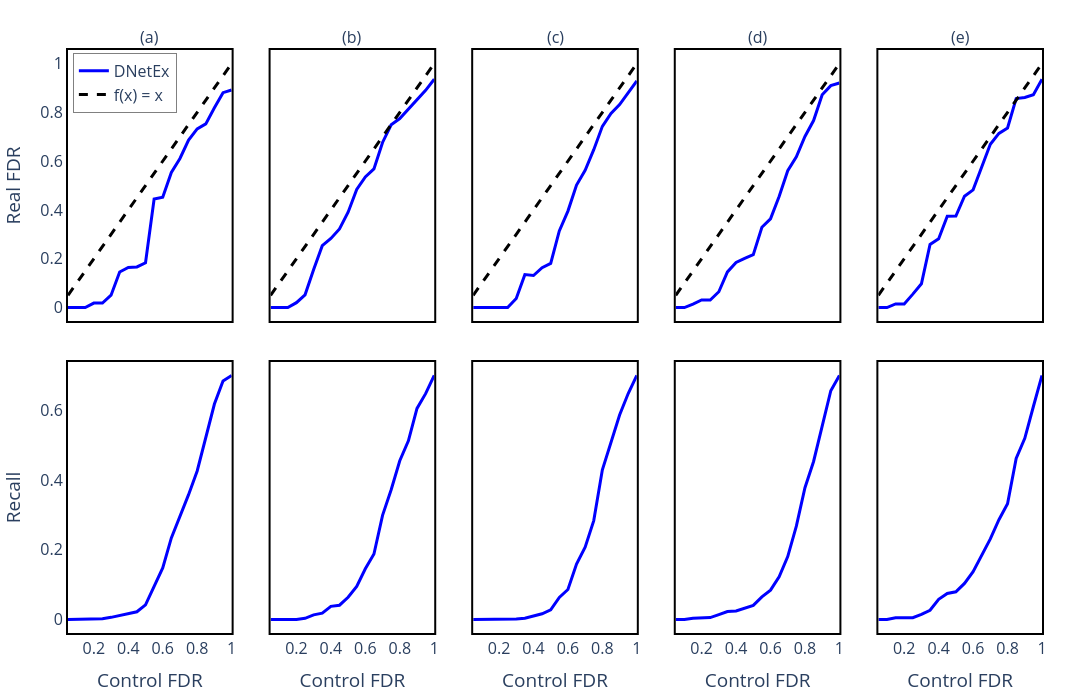

Notebook code for this chart:
### Code cell
import plotly.graph_objects as go
from plotly.subplots import make_subplots

# Create the 4-row, 1-column subplot figure
fig = make_subplots(
    rows=2, cols=5,
    shared_xaxes=False,     
    vertical_spacing=0.07,  
    subplot_titles=["(a)", "(b)", "(c)", "(d)", "(e)"]
)

################################################################################
# Subplot 1 a
################################################################################
run_number = 0

trace2_sub1 = go.Scatter(
    x=runs_qs_list_01[run_number],
    y=runs_fdr_list_01[run_number],
    mode='lines',
    name='DNetEx',
    line=dict(color='blue'),     # <--- Explicit color
    showlegend=True
)

trace3_sub1 = go.Scatter(
    x=[min(runs_qs_list_01[run_number]), max(runs_qs_list_01[run_number])],
    y=[min(runs_qs_list_01[run_number]), max(runs_qs_list_01[run_number])],
    mode='lines',
    name="f(x) = x",
    line=dict(color='black', dash='dash'),  # <--- Explicit color/dash
    showlegend=True
)

fig.add_trace(trace2_sub1, row=1, col=1)
fig.add_trace(trace3_sub1, row=1, col=1)

fig.update_xaxes(
    title_text="", 
    showline=True, linewidth=2, linecolor='black', mirror=True,
    row=1, col=1
)
fig.update_yaxes(
    title_text="Real FDR", 
    showline=True, linewidth=2, linecolor='black', mirror=True,
    row=1, col=1
)

################################################################################
# Subplot 2 b
################################################################################
trace2_sub2 = go.Scatter(
    x=runs_qs_list_03[run_number],
    y=runs_fdr_list_03[run_number],
    mode='lines',
    name='Our Method, p=100',
    line=dict(color='blue'),
    showlegend=False
)

trace3_sub2 = go.Scatter(
    x=[min(runs_qs_list_03[run_number]), max(runs_qs_list_03[run_number])],
    y=[min(runs_qs_list_03[run_number]), max(runs_qs_list_03[run_number])],
    mode='lines',
    name="f(x) = x",
    line=dict(color='black', dash='dash'),
    showlegend=False
)

fig.add_trace(trace2_sub2, row=1, col=2)
fig.add_trace(trace3_sub2, row=1, col=2)

fig.update_xaxes(
    title_text="", 
    showline=True, linewidth=2, linecolor='black', mirror=True,
    row=1, col=2
)
fig.update_yaxes(
    title_text="", 
    showline=True, linewidth=2, linecolor='black', mirror=True,
    row=1, col=2
)
################################################################################
# Subplot 3 c
################################################################################
trace2_sub3 = go.Scatter(
    x=runs_qs_list_05[run_number],
    y=runs_fdr_list_05[run_number],
    mode='lines',
    name='Our Method, p=100',
    line=dict(color='blue'),
    showlegend=False
)

trace3_sub3 = go.Scatter(
    x=[min(runs_qs_list_05[run_number]), max(runs_qs_list_05[run_number])],
    y=[min(runs_qs_list_05[run_number]), max(runs_qs_list_05[run_number])],
    mode='lines',
    name="f(x) = x",
    line=dict(color='black', dash='dash'),
    showlegend=False
)

fig.add_trace(trace2_sub3, row=1, col=3)
fig.add_trace(trace3_sub3, row=1, col=3)

fig.update_xaxes(
    title_text="", 
    showline=True, linewidth=2, linecolor='black', mirror=True,
    row=1, col=3
)
fig.update_yaxes(
    title_text="", 
    showline=True, linewidth=2, linecolor='black', mirror=True,
    row=1, col=3
)

################################################################################
# Subplot 4 d
################################################################################
trace2_sub4 = go.Scatter(
    x=runs_qs_list_07[run_number],
    y=runs_fdr_list_07[run_number],
    mode='lines',
    name='Our Method, p=100',
    line=dict(color='blue'),
    showlegend=False
)

trace3_sub4 = go.Scatter(
    x=[min(runs_qs_list_07[run_number]), max(runs_qs_list_07[run_number])],
    y=[min(runs_qs_list_07[run_number]), max(runs_qs_list_07[run_number])],
    mode='lines',
    name="f(x) = x",
    line=dict(color='black', dash='dash'),
    showlegend=False
)

fig.add_trace(trace2_sub4, row=1, col=4)
fig.add_trace(trace3_sub4, row=1, col=4)

fig.update_xaxes(
    title_text="", 
    showline=True, linewidth=2, linecolor='black', mirror=True,
    row=1, col=4
)
fig.update_yaxes(
    title_text="", 
    showline=True, linewidth=2, linecolor='black', mirror=True,
    row=1, col=4
)

################################################################################
# Subplot 5 e
################################################################################
trace2_sub5 = go.Scatter(
    x=runs_qs_list_09[run_number],
    y=runs_fdr_list_09[run_number],
    mode='lines',
    name='Our Method, p=100',
    line=dict(color='blue'),
    showlegend=False
)

trace3_sub5 = go.Scatter(
    x=[min(runs_qs_list_09[run_number]), max(runs_qs_list_09[run_number])],
    y=[min(runs_qs_list_09[run_number]), max(runs_qs_list_09[run_number])],
    mode='lines',
    name="f(x) = x",
    line=dict(color='black', dash='dash'),
    showlegend=False
)

fig.add_trace(trace2_sub5, row=1, col=5)
fig.add_trace(trace3_sub5, row=1, col=5)

fig.update_xaxes(
    title_text="", 
    showline=True, linewidth=2, linecolor='black', mirror=True,
    row=1, col=5
)
fig.update_yaxes(
    title_text="", 
    showline=True, linewidth=2, linecolor='black', mirror=True,
    row=1, col=5
)



################################################################################
# Subplot 2 1
################################################################################
trace2_sub1 = go.Scatter(
    x=runs_qs_list_01[run_number],
    y=runs_recall_list_01[run_number],
    mode='lines',
    name='Our Method, p=100',
    line=dict(color='blue'),     # <--- Explicit color
    showlegend=False
)

fig.add_trace(trace2_sub1, row=2, col=1)

fig.update_xaxes(
    title_text="Control FDR", 
    showline=True, linewidth=2, linecolor='black', mirror=True,
    row=2, col=1
)
fig.update_yaxes(
    title_text="Recall", 
    showline=True, linewidth=2, linecolor='black', mirror=True,
    row=2, col=1
)


################################################################################
# Subplot 2 2
################################################################################
trace2_sub2 = go.Scatter(
    x=runs_qs_list_03[run_number],
    y=runs_recall_list_03[run_number],
    mode='lines',
    name='Our Method, p=100',
    line=dict(color='blue'),
    showlegend=False
)

fig.add_trace(trace2_sub2, row=2, col=2)

fig.update_xaxes(
    title_text="Control FDR", 
    showline=True, linewidth=2, linecolor='black', mirror=True,
    row=2, col=2
)
fig.update_yaxes(
    title_text="", 
    showline=True, linewidth=2, linecolor='black', mirror=True,
    row=2, col=2
)

################################################################################
# Subplot 2 3
################################################################################
trace2_sub6 = go.Scatter(
    x=runs_qs_list_05[run_number],
    y=runs_recall_list_05[run_number],
    mode='lines',
    name='Our Method, p=100',
    line=dict(color='blue'),
    showlegend=False
)

fig.add_trace(trace2_sub6, row=2, col=3)

fig.update_xaxes(
    title_text="Control FDR", 
    showline=True, linewidth=2, linecolor='black', mirror=True,
    row=2, col=3
)
fig.update_yaxes(
    title_text="", 
    showline=True, linewidth=2, linecolor='black', mirror=True,
    row=2, col=3
)

################################################################################
# Subplot 2 4
################################################################################
trace2_sub4 = go.Scatter(
    x=runs_qs_list_07[run_number],
    y=runs_recall_list_07[run_number],
    mode='lines',
    name='Our Method, p=100',
    line=dict(color='blue'),
    showlegend=False
)

fig.add_trace(trace2_sub4, row=2, col=4)

fig.update_xaxes(
    title_text="Control FDR", 
    showline=True, linewidth=2, linecolor='black', mirror=True,
    row=2, col=4
)
fig.update_yaxes(
    title_text="", 
    showline=True, linewidth=2, linecolor='black', mirror=True,
    row=2, col=4
)
################################################################################
# Subplot 2 5
################################################################################
trace2_sub5 = go.Scatter(
    x=runs_qs_list_09[run_number],
    y=runs_recall_list_09[run_number],
    mode='lines',
    name='Our Method, p=100',
    line=dict(color='blue'),
    showlegend=False
)

fig.add_trace(trace2_sub5, row=2, col=5)

fig.update_xaxes(
    title_text="Control FDR", 
    showline=True, linewidth=2, linecolor='black', mirror=True,
    row=2, col=5
)
fig.update_yaxes(
    title_text="", 
    showline=True, linewidth=2, linecolor='black', mirror=True,
    row=2, col=5
)



################################################################################
# Global Layout (Only Subplot 1's traces appear in the legend)
################################################################################
fig.update_traces(line=dict(width=3))
fig.update_layout(
    xaxis1=dict(tickfont=dict(size=16),showticklabels=False),
    xaxis2=dict(tickfont=dict(size=16),showticklabels=False),
    xaxis3=dict(tickfont=dict(size=16),showticklabels=False),
    xaxis4=dict(tickfont=dict(size=16),showticklabels=False),
    xaxis5=dict(tickfont=dict(size=16),showticklabels=False),
    xaxis6=dict(tickfont=dict(size=16)),
    xaxis7=dict(tickfont=dict(size=16)),
    xaxis8=dict(tickfont=dict(size=16)),
    xaxis9=dict(tickfont=dict(size=16)),
    xaxis10=dict(tickfont=dict(size=16)),
    yaxis1=dict(tickfont=dict(size=16)),
    yaxis2=dict(tickfont=dict(size=16),showticklabels=False),
    yaxis3=dict(tickfont=dict(size=16),showticklabels=False),
    yaxis4=dict(tickfont=dict(size=16),showticklabels=False),
    yaxis5=dict(tickfont=dict(size=16),showticklabels=False),
    yaxis6=dict(tickfont=dict(size=16)),
    yaxis7=dict(tickfont=dict(size=16),showticklabels=False),
    yaxis8=dict(tickfont=dict(size=16),showticklabels=False),
    yaxis9=dict(tickfont=dict(size=16),showticklabels=False),
    yaxis10=dict(tickfont=dict(size=16),showticklabels=False),
    autosize=False,
    width=2000,
    height=700,
    plot_bgcolor='white',
    paper_bgcolor='white',
    margin=dict(l=50, r=50, t=50, b=50),
    showlegend=True,
    legend=dict(
        x=0.005,
        y=0.995,
        xanchor='left',
        yanchor='top',
        bgcolor='white',
        bordercolor='gray',
        borderwidth=1
    ),
    font=dict(size=16)
)

fig.show()

fig.write_image("Results/sample_splitting_sensitivity_analysis.pdf")

### Figure 1 — Plotly figure (JSON) as saved in the notebook; plotly's stock layout.template omitted (floating-point values rounded to 4 significant figures)
{"data": [{"line": {"color": "blue", "width": 3}, "mode": "lines", "name": "DNetEx", "showlegend": true, "type": "scatter", "x": [0.05, 0.1, 0.15, 0.2, 0.25, 0.3, 0.35, 0.4, 0.45, 0.5, 0.55, 0.6, 0.65, 0.7, 0.75, 0.8, 0.85, 0.9, 0.95, 1], "xaxis": "x", "y": [0, 0, 0, 0.01833, 0.01846, 0.0506, 0.1456, 0.1646, 0.1665, 0.1834, 0.4445, 0.4521, 0.5539, 0.6108, 0.6861, 0.7324, 0.7527, 0.819, 0.8808, 0.8916], "yaxis": "y"}, {"line": {"color": "black", "dash": "dash", "width": 3}, "mode": "lines", "name": "f(x) = x", "showlegend": true, "type": "scatter", "x": [0.05, 1], "xaxis": "x", "y": [0.05, 1], "yaxis": "y"}, {"line": {"color": "blue", "width": 3}, "mode": "lines", "name": "Our Method, p=100", "showlegend": false, "type": "scatter", "x": [0.05, 0.1, 0.15, 0.2, 0.25, 0.3, 0.35, 0.4, 0.45, 0.5, 0.55, 0.6, 0.65, 0.7, 0.75, 0.8, 0.85, 0.9, 0.95, 1], "xaxis": "x2", "y": [0, 0, 0, 0.02, 0.052, 0.156, 0.2536, 0.2829, 0.3219, 0.3909, 0.4839, 0.535, 0.5681, 0.6766, 0.7492, 0.7744, 0.8122, 0.8526, 0.8904, 0.9358], "yaxis": "y2"}, {"line": {"color": "black", "dash": "dash", "width": 3}, "mode": "lines", "name": "f(x) = x", "showlegend": false, "type": "scatter", "x": [0.05, 1], "xaxis": "x2", "y": [0.05, 1], "yaxis": "y2"}, {"line": {"color": "blue", "width": 3}, "mode": "lines", "name": "Our Method, p=100", "showlegend": false, "type": "scatter", "x": [0.05, 0.1, 0.15, 0.2, 0.25, 0.3, 0.35, 0.4, 0.45, 0.5, 0.55, 0.6, 0.65, 0.7, 0.75, 0.8, 0.85, 0.9, 0.95, 1], "xaxis": "x3", "y": [0, 0, 0, 0, 0, 0.03714, 0.1349, 0.1313, 0.1633, 0.1811, 0.314, 0.3953, 0.5018, 0.5629, 0.6469, 0.7427, 0.7953, 0.832, 0.8786, 0.9286], "yaxis": "y3"}, {"line": {"color": "black", "dash": "dash", "width": 3}, "mode": "lines", "name": "f(x) = x", "showlegend": false, "type": "scatter", "x": [0.05, 1], "xaxis": "x3", "y": [0.05, 1], "yaxis": "y3"}, {"line": {"color": "blue", "width": 3}, "mode": "lines", "name": "Our Method, p=100", "showlegend": false, "type": "scatter", "x": [0.05, 0.1, 0.15, 0.2, 0.25, 0.3, 0.35, 0.4, 0.45, 0.5, 0.55, 0.6, 0.65, 0.7, 0.75, 0.8, 0.85, 0.9, 0.95, 1], "xaxis": "x4", "y": [0, 0, 0.01429, 0.03095, 0.03095, 0.06472, 0.146, 0.1847, 0.2019, 0.2168, 0.3289, 0.3637, 0.4554, 0.561, 0.6176, 0.7011, 0.7664, 0.8724, 0.9094, 0.9202], "yaxis": "y4"}, {"line": {"color": "black", "dash": "dash", "width": 3}, "mode": "lines", "name": "f(x) = x", "showlegend": false, "type": "scatter", "x": [0.05, 1], "xaxis": "x4", "y": [0.05, 1], "yaxis": "y4"}, {"line": {"color": "blue", "width": 3}, "mode": "lines", "name": "Our Method, p=100", "showlegend": false, "type": "scatter", "x": [0.05, 0.1, 0.15, 0.2, 0.25, 0.3, 0.35, 0.4, 0.45, 0.5, 0.55, 0.6, 0.65, 0.7, 0.75, 0.8, 0.85, 0.9, 0.95, 1], "xaxis": "x5", "y": [0, 0, 0.015, 0.015, 0.055, 0.0975, 0.2583, 0.2818, 0.3738, 0.3748, 0.4563, 0.4824, 0.576, 0.669, 0.7137, 0.7361, 0.8566, 0.861, 0.872, 0.936], "yaxis": "y5"}, {"line": {"color": "black", "dash": "dash", "width": 3}, "mode": "lines", "name": "f(x) = x", "showlegend": false, "type": "scatter", "x": [0.05, 1], "xaxis": "x5", "y": [0.05, 1], "yaxis": "y5"}, {"line": {"color": "blue", "width": 3}, "mode": "lines", "name": "Our Method, p=100", "showlegend": false, "type": "scatter", "x": [0.05, 0.1, 0.15, 0.2, 0.25, 0.3, 0.35, 0.4, 0.45, 0.5, 0.55, 0.6, 0.65, 0.7, 0.75, 0.8, 0.85, 0.9, 0.95, 1], "xaxis": "x6", "y": [0, 0, 0, 0.002, 0.002, 0.006, 0.012, 0.018, 0.022, 0.042, 0.094, 0.148, 0.234, 0.294, 0.358, 0.426, 0.518, 0.618, 0.684, 0.7], "yaxis": "y6"}, {"line": {"color": "blue", "width": 3}, "mode": "lines", "name": "Our Method, p=100", "showlegend": false, "type": "scatter", "x": [0.05, 0.1, 0.15, 0.2, 0.25, 0.3, 0.35, 0.4, 0.45, 0.5, 0.55, 0.6, 0.65, 0.7, 0.75, 0.8, 0.85, 0.9, 0.95, 1], "xaxis": "x7", "y": [0, 0, 0, 0, 0.004, 0.016, 0.022, 0.046, 0.05, 0.078, 0.116, 0.178, 0.23, 0.366, 0.456, 0.558, 0.628, 0.742, 0.794, 0.858], "yaxis": "y7"}, {"line": {"color": "blue", "width": 3}, "mode": "lines", "name": "Our Method, p=100", "showlegend": false, "type": "scatter", "x": [0.05, 0.1, 0.15, 0.2, 0.25, 0.3, 0.35, 0.4, 0.45, 0.5, 0.55, 0.6, 0.65, 0.7, 0.75, 0.8, 0.85, 0.9, 0.95, 1], "xaxis": "x8", "y": [0, 0, 0, 0, 0, 0.002, 0.004, 0.012, 0.02, 0.034, 0.078, 0.106, 0.196, 0.256, 0.35, 0.53, 0.628, 0.724, 0.8, 0.864], "yaxis": "y8"}, {"line": {"color": "blue", "width": 3}, "mode": "lines", "name": "Our Method, p=100", "showlegend": false, "type": "scatter", "x": [0.05, 0.1, 0.15, 0.2, 0.25, 0.3, 0.35, 0.4, 0.45, 0.5, 0.55, 0.6, 0.65, 0.7, 0.75, 0.8, 0.85, 0.9, 0.95, 1], "xaxis": "x9", "y": [0, 0, 0.004, 0.006, 0.006, 0.016, 0.026, 0.028, 0.036, 0.046, 0.074, 0.096, 0.14, 0.206, 0.306, 0.432, 0.518, 0.638, 0.75, 0.8], "yaxis": "y9"}, {"line": {"color": "blue", "width": 3}, "mode": "lines", "name": "Our Method, p=100", "showlegend": false, "type": "scatter", "x": [0.05, 0.1, 0.15, 0.2, 0.25, 0.3, 0.35, 0.4, 0.45, 0.5, 0.55, 0.6, 0.65, 0.7, 0.75, 0.8, 0.85, 0.9, 0.95, 1], "xaxis": "x10", "y": [0, 0, 0.004, 0.004, 0.004, 0.012, 0.022, 0.048, 0.062, 0.066, 0.086, 0.114, 0.154, 0.192, 0.238, 0.276, 0.384, 0.432, 0.508, 0.582], "yaxis": "y10"}], "layout": {"annotations": [{"font": {"size": 16}, "showarrow": false, "text": "(a)", "x": 0.084, "xanchor": "center", "xref": "paper", "y": 1.0, "yanchor": "bottom", "yref": "paper"}, {"font": {"size": 16}, "showarrow": false, "text": "(b)", "x": 0.292, "xanchor": "center", "xref": "paper", "y": 1.0, "yanchor": "bottom", "yref": "paper"}, {"font": {"size": 16}, "showarrow": false, "text": "(c)", "x": 0.5, "xanchor": "center", "xref": "paper", "y": 1.0, "yanchor": "bottom", "yref": "paper"}, {"font": {"size": 16}, "showarrow": false, "text": "(d)", "x": 0.708, "xanchor": "center", "xref": "paper", "y": 1.0, "yanchor": "bottom", "yref": "paper"}, {"font": {"size": 16}, "showarrow": false, "text": "(e)", "x": 0.916, "xanchor": "center", "xref": "paper", "y": 1.0, "yanchor": "bottom", "yref": "paper"}], "autosize": false, "font": {"size": 16}, "height": 700, "legend": {"bgcolor": "white", "bordercolor": "gray", "borderwidth": 1, "x": 0.005, "xanchor": "left", "y": 0.995, "yanchor": "top"}, "margin": {"b": 50, "l": 50, "r": 50, "t": 50}, "paper_bgcolor": "white", "plot_bgcolor": "white", "showlegend": true, "width": 2000, "xaxis": {"anchor": "y", "domain": [0, 0.168], "linecolor": "black", "linewidth": 2, "mirror": true, "showline": true, "showticklabels": false, "tickfont": {"size": 16}, "title": {"text": ""}}, "xaxis10": {"anchor": "y10", "domain": [0.832, 1], "linecolor": "black", "linewidth": 2, "mirror": true, "showline": true, "tickfont": {"size": 16}, "title": {"text": "Control FDR"}}, "xaxis2": {"anchor": "y2", "domain": [0.208, 0.376], "linecolor": "black", "linewidth": 2, "mirror": true, "showline": true, "showticklabels": false, "tickfont": {"size": 16}, "title": {"text": ""}}, "xaxis3": {"anchor": "y3", "domain": [0.416, 0.584], "linecolor": "black", "linewidth": 2, "mirror": true, "showline": true, "showticklabels": false, "tickfont": {"size": 16}, "title": {"text": ""}}, "xaxis4": {"anchor": "y4", "domain": [0.624, 0.792], "linecolor": "black", "linewidth": 2, "mirror": true, "showline": true, "showticklabels": false, "tickfont": {"size": 16}, "title": {"text": ""}}, "xaxis5": {"anchor": "y5", "domain": [0.832, 1], "linecolor": "black", "linewidth": 2, "mirror": true, "showline": true, "showticklabels": false, "tickfont": {"size": 16}, "title": {"text": ""}}, "xaxis6": {"anchor": "y6", "domain": [0, 0.168], "linecolor": "black", "linewidth": 2, "mirror": true, "showline": true, "tickfont": {"size": 16}, "title": {"text": "Control FDR"}}, "xaxis7": {"anchor": "y7", "domain": [0.208, 0.376], "linecolor": "black", "linewidth": 2, "mirror": true, "showline": true, "tickfont": {"size": 16}, "title": {"text": "Control FDR"}}, "xaxis8": {"anchor": "y8", "domain": [0.416, 0.584], "linecolor": "black", "linewidth": 2, "mirror": true, "showline": true, "tickfont": {"size": 16}, "title": {"text": "Control FDR"}}, "xaxis9": {"anchor": "y9", "domain": [0.624, 0.792], "linecolor": "black", "linewidth": 2, "mirror": true, "showline": true, "tickfont": {"size": 16}, "title": {"text": "Control FDR"}}, "yaxis": {"anchor": "x", "domain": [0.535, 1.0], "linecolor": "black", "linewidth": 2, "mirror": true, "showline": true, "tickfont": {"size": 16}, "title": {"text": "Real FDR"}}, "yaxis10": {"anchor": "x10", "domain": [0, 0.465], "linecolor": "black", "linewidth": 2, "mirror": true, "showline": true, "showticklabels": false, "tickfont": {"size": 16}, "title": {"text": ""}}, "yaxis2": {"anchor": "x2", "domain": [0.535, 1.0], "linecolor": "black", "linewidth": 2, "mirror": true, "showline": true, "showticklabels": false, "tickfont": {"size": 16}, "title": {"text": ""}}, "yaxis3": {"anchor": "x3", "domain": [0.535, 1.0], "linecolor": "black", "linewidth": 2, "mirror": true, "showline": true, "showticklabels": false, "tickfont": {"size": 16}, "title": {"text": ""}}, "yaxis4": {"anchor": "x4", "domain": [0.535, 1.0], "linecolor": "black", "linewidth": 2, "mirror": true, "showline": true, "showticklabels": false, "tickfont": {"size": 16}, "title": {"text": ""}}, "yaxis5": {"anchor": "x5", "domain": [0.535, 1.0], "linecolor": "black", "linewidth": 2, "mirror": true, "showline": true, "showticklabels": false, "tickfont": {"size": 16}, "title": {"text": ""}}, "yaxis6": {"anchor": "x6", "domain": [0, 0.465], "linecolor": "black", "linewidth": 2, "mirror": true, "showline": true, "tickfont": {"size": 16}, "title": {"text": "Recall"}}, "yaxis7": {"anchor": "x7", "domain": [0, 0.465], "linecolor": "black", "linewidth": 2, "mirror": true, "showline": true, "showticklabels": false, "tickfont": {"size": 16}, "title": {"text": ""}}, "yaxis8": {"anchor": "x8", "domain": [0, 0.465], "linecolor": "black", "linewidth": 2, "mirror": true, "showline": true, "showticklabels": false, "tickfont": {"size": 16}, "title": {"text": ""}}, "yaxis9": {"anchor": "x9", "domain": [0, 0.465], "linecolor": "black", "linewidth": 2, "mirror": true, "showline": true, "showticklabels": false, "tickfont": {"size": 16}, "title": {"text": ""}}}}
